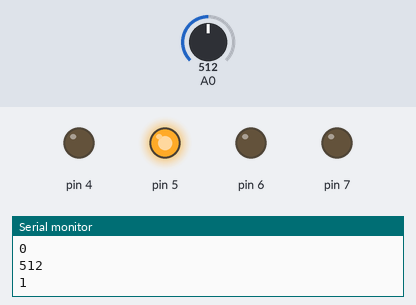
A sketch run on a simulated Arduino Uno, built with avr-gcc and run on an emulated ATmega328P. On the bench: output pins drawn as LEDs (lit = HIGH), the last lines printed to the serial monitor. Inputs (shaded band) come from the test bench; at power-on: A0 = 512.

Above: at 1.2 s.
1.3 s: A0 set to 112
2.8 s: A0 set to 93
At 4.3 s:
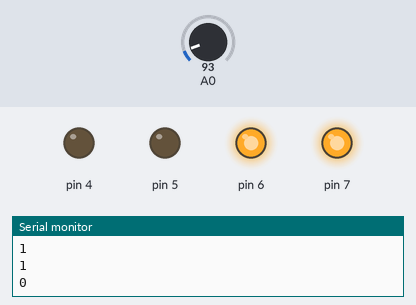
At 14.3 s:
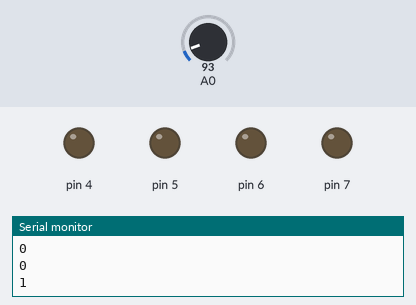
Timing chart, 0 to 26.6 s (numbered marks = the images above; inputs shaded):
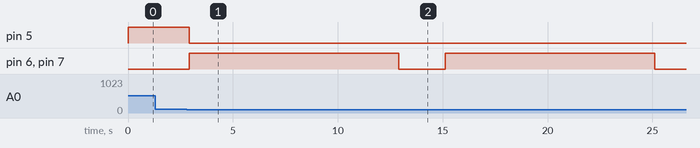

Measured:
- the behaviour switches between 101 and 100 on A0 (found by bisection; images 0 and 1)
- after the input at 2.8 s, pin 5: HIGH → LOW after 0.12 s; pin 6, pin 7: alternates HIGH for 10.0 s and LOW for 2.2 s, starting after 0.12 s

The sketch:

Magazijnrobot.ino
```cpp
int locatie;
int doel = 1;
boolean gehaalt = false;
void setup() {
  pinMode(4, OUTPUT);
pinMode(5, OUTPUT);
 pinMode(6, OUTPUT);
pinMode(7, OUTPUT);
pinMode(A0, INPUT);
Serial.begin(9600);
}

void loop() {
  int x = analogRead (A0);
  Serial.println(x);
  Serial.println(doel);
  Serial.println(locatie);
  Serial.println(gehaalt);


 if(locatie == doel && gehaalt == false){
    digitalWrite(4, LOW);
    analogWrite(5,0);
    gehaalt = true;
    doel = 0;

    digitalWrite(7, HIGH);
    analogWrite(6,255);
    delay(10000);
    digitalWrite(7,LOW);
    analogWrite(6,0);
    delay(1000);

  }else if(locatie == doel && gehaalt == true){
    digitalWrite(4, LOW);
    analogWrite(5,0);
    gehaalt = false;
    doel = 1;
    delay(1000);
  }
  else if( x >=300 && gehaalt == false){
  digitalWrite(4, LOW);
  analogWrite(5,255);
    }
    else if ( x <= 100 && gehaalt == false){
      locatie = locatie + 1;
      delay(100);
    }
      else if(gehaalt == true && x>=300){
        digitalWrite(4,HIGH);
        analogWrite(5,255);
      }
      else if(gehaalt == true && x<=100){
        locatie = locatie - 1;
        delay(100);

        }
}
```
